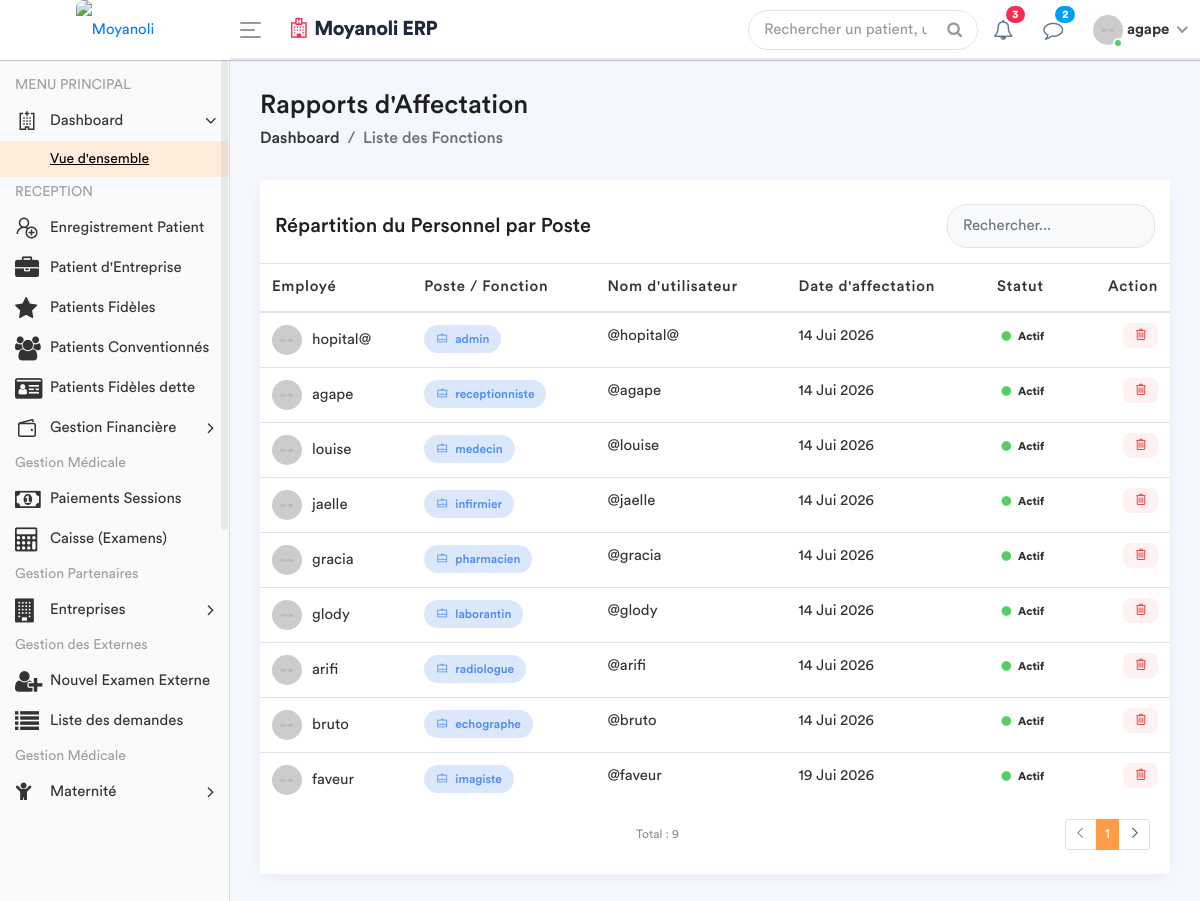
The app's page /employe-poste/ (signed in) with its own data.
### apps/models.py (models this page shows, shortened)
class Fonction(models.Model):
    fonctionKey = models.ForeignKey(Role, on_delete=models.SET_NULL, null=True)
    userKey = models.ForeignKey(User, on_delete=models.SET_NULL, null=True, related_name='user_fonction')
    autorisation = models.CharField(max_length=30, default='oui')

class Role(models.Model):
    roleName = models.CharField(max_length=30)

### apps/views.py (the view)
# urls.py: path('employe-poste/', views.liste_employe_poste, name='liste_employe_poste'),
@login_required
def liste_employe_poste(request):
    role_user = Fonction.objects.filter(userKey=request.user).first()
    fonctionKey = role_user.fonctionKey.roleName if role_user else None
    liste_postes = Fonction.objects.all().select_related('userKey', 'fonctionKey')
    context = {
        'liste_postes': liste_postes,
        'fonctionKey': fonctionKey,
    }
    return render(request, 'back-end/liste_fonctions.html', context)

### apps/templates/back-end/liste_fonctions.html (shortened to what this page needs)
<!DOCTYPE html>
{% load static %}
<html lang="fr">
    <head>
        {% include 'back-end/includes/css.html'%}
    </head>
    <body>
        <div class="main-wrapper">
            {% include 'back-end/includes/header.html'%}
            {% include 'back-end/includes/sidebar.html'%}
            <div class="page-wrapper">
                <div class="content container-fluid">
                    <div class="page-header">
                        <div class="row align-items-center">
                            <div class="col">
                                <h3 class="page-title">Rapports d'Affectation</h3>
                                <ul class="breadcrumb">
                                    <li class="breadcrumb-item"><a href="{% url 'dashboard' %}">Dashboard</a></li>
                                    <li class="breadcrumb-item active">Liste des Fonctions</li>
                                </ul>
                            </div>
                        </div>
                    </div>
                    <div class="row">
                        <div class="col-md-12">
                            <div class="card card-table">
                                <div class="card-header bg-white border-0 pt-4">
                                    <div class="row align-items-center">
                                        <div class="col">
                                            <h4 class="card-title mb-0">Répartition du Personnel par Poste</h4>
                                        </div>
                                        <div class="col-auto">
                                            <div class="search-box-container">
                                                <input type="text" id="searchInput" class="form-control" placeholder="Rechercher...">
                                            </div>
                                        </div>
                                    </div>
                                </div>
                                <div class="card-body">
                                    <div class="table-responsive">
                                        <table class="table table-hover table-center mb-0">
                                            <thead>
                                                <tr>
                                                    <th>Employé</th>
                                                    <th>Poste / Fonction</th>
                                                    <th>Nom d'utilisateur</th>
                                                    <th>Date d'affectation</th>
                                                    <th>Statut</th>
                                                    <th class="text-right">Action</th>
                                                </tr>
                                            </thead>
                                            <tbody id="tableBody">
                                                {% for poste in liste_postes %}
                                                <tr>
                                                    <td>
                                                        <h2 class="table-avatar">
                                                            <img src="/static/back-end/assets/img/profiles/avatar-01.jpg" alt="">
                                                            {{ poste.userKey.get_full_name|default:poste.userKey.username }}
                                                        </h2>
                                                    </td>
                                                    <td>
                                                        <span class="badge bg-inverse-primary badge-role">
                                                            <i class="la la-briefcase mr-1"></i> {{ poste.fonctionKey.roleName }}
                                                        </span>
                                                    </td>
                                                    <td>@{{ poste.userKey.username }}</td>
                                                    <td>{{ poste.userKey.date_joined|date:"d M Y" }}</td>
                                                    <td>
                                                        {% if poste.userKey.is_active %}
                                                            <span class="badge badge-success-border"><i class="fa fa-circle text-success mr-1"></i> Actif</span>
                                                        {% else %}
                                                            <span class="badge badge-danger-border"><i class="fa fa-circle text-danger mr-1"></i> Inactif</span>
                                                        {% endif %}
                                                    </td>
                                                    <td class="text-right">
                                                        <a href="{% url 'supprimer_poste' poste.id %}"
                                                           class="btn-delete"
                                                           onclick="return confirm('Êtes-vous sûr de vouloir supprimer cette affectation ?');"
                                                           title="Supprimer l'affectation">
                                                            <i class="la la-trash-alt"></i>
                                                        </a>
                                                    </td>
                                                </tr>
                                                {% empty %}
                                                <tr>
                                                    <td colspan="6" class="text-center text-muted py-4">
                                                        Aucune affectation enregistrée.
                                                    </td>
                                                </tr>
                                                {% endfor %}
                                            </tbody>
                                        </table>
                                    </div>
                                </div>
                                <div class="card-footer bg-white border-0 pb-4">
                                    <div class="row align-items-center">
                                        <div class="col">
                                            <small class="text-muted">Total : {{ liste_postes|length }}</small>
                                        </div>
                                        <div class="col-auto">
                                            <ul class="pagination pagination-sm mb-0">
                                                <li class="page-item disabled"><a class="page-link" href="#"><i class="la la-angle-left"></i></a></li>
                                                <li class="page-item active"><a class="page-link" href="#">1</a></li>
                                                <li class="page-item"><a class="page-link" href="#"><i class="la la-angle-right"></i></a></li>
                                            </ul>
                                        </div>
                                    </div>
                                </div>
                            </div>
                        </div>
                    </div>
                </div>
            </div>
        </div>
    </body>
</html>

### apps/templates/back-end/includes/header.html (shortened to what this page needs)
{% load static %}
<div class="header" style="background: #ffffff; border-bottom: 2px solid #e2e8f0;">
    <div class="header-left" style="background: #ffffff;">
        <a href="{% url 'home' %}" class="logo">
            <img src="{% static 'front-end/assets/dr/logo.jpeg' %}" width="45" height="45" alt="Moyanoli" style="border-radius: 8px;">
        </a>
    </div>
    <a id="toggle_btn" href="javascript:void(0);" style="color: #007bff;">
        <span class="bar-icon">
            <span></span>
            <span></span>
            <span></span>
        </span>
    </a>
    <div class="page-title-box">
        <h3 style="color: #1e293b; font-weight: 700; letter-spacing: -0.5px;">
            <i class="fa fa-hospital-o text-danger mr-2"></i>Moyanoli ERP
        </h3>
    </div>
    <ul class="nav user-menu">
        <li class="nav-item">
            <div class="top-nav-search">
                <form action="#">
                    <input class="form-control" type="text" placeholder="Rechercher un patient, un dossier...">
                    <button class="btn" type="submit"><i class="fa fa-search"></i></button>
                </form>
            </div>
        </li>
        <li class="nav-item dropdown">
            <a href="#" class="dropdown-toggle nav-link" data-toggle="dropdown">
                <i class="fa fa-bell-o" style="color: #64748b;"></i> <span class="badge badge-pill bg-danger">3</span>
            </a>
        </li>
        <li class="nav-item dropdown">
            <a href="#" class="dropdown-toggle nav-link" data-toggle="dropdown">
                <i class="fa fa-comment-o" style="color: #64748b;"></i> <span class="badge badge-pill bg-info">2</span>
            </a>
        </li>
        <li class="nav-item dropdown has-arrow main-drop">
            <a href="#" class="dropdown-toggle nav-link" data-toggle="dropdown">
                <span class="user-img">
                    <img src="{% static 'back-end/assets/img/profiles/avatar-21.jpg' %}" alt="">
                    <span class="status online"></span>
                </span>
                <span style="font-weight: 600;">{{ user.username }}</span>
            </a>
        </li>
    </ul>
</div>

### apps/templates/back-end/liste_fonctions.html (style rules this page uses)
.page-wrapper { background-color: #f4f7fe; }
.card-table { border: none; border-radius: 15px; box-shadow: 0 4px 12px rgba(0,0,0,0.05); }
.badge-role { padding: 8px 12px; border-radius: 20px; font-weight: 500; font-size: 12px; }
.table-avatar img { width: 30px; height: 30px; border-radius: 50%; margin-right: 10px; }
.search-box-container { max-width: 300px; }
.search-box-container .form-control { border-radius: 20px; padding-left: 15px; background-color: #f8f9fa; border: 1px solid #e3e3e3; }
.btn-delete { color: #e63c3c; background: #fff1f1; border: none; padding: 5px 10px; border-radius: 8px; transition: all 0.3s; }

### records on screen
Fonction: userKey.get_full_name "hopital@", fonctionKey.roleName "admin", userKey.username "hopital@", userKey.date_joined "14 Jui 2026", shows "Actif"
Fonction: userKey.get_full_name "agape", fonctionKey.roleName "receptionniste", userKey.username "agape", userKey.date_joined "14 Jui 2026", shows "Actif"
Fonction: userKey.get_full_name "louise", fonctionKey.roleName "medecin", userKey.username "louise", userKey.date_joined "14 Jui 2026", shows "Actif"
Fonction: userKey.get_full_name "jaelle", fonctionKey.roleName "infirmier", userKey.username "jaelle", userKey.date_joined "14 Jui 2026", shows "Actif"
Fonction: userKey.get_full_name "gracia", fonctionKey.roleName "pharmacien", userKey.username "gracia", userKey.date_joined "14 Jui 2026", shows "Actif"
Fonction: userKey.get_full_name "glody", fonctionKey.roleName "laborantin", userKey.username "glody", userKey.date_joined "14 Jui 2026", shows "Actif"
Fonction: userKey.get_full_name "arifi", fonctionKey.roleName "radiologue", userKey.username "arifi", userKey.date_joined "14 Jui 2026", shows "Actif"
Fonction: userKey.get_full_name "bruto", fonctionKey.roleName "echographe", userKey.username "bruto", userKey.date_joined "14 Jui 2026", shows "Actif"
Fonction: userKey.get_full_name "faveur", fonctionKey.roleName "imagiste", userKey.username "faveur", userKey.date_joined "19 Jui 2026", shows "Actif"

### other values on screen
{{ user.username }} "agape"
{{ liste_postes|length }} "9"
